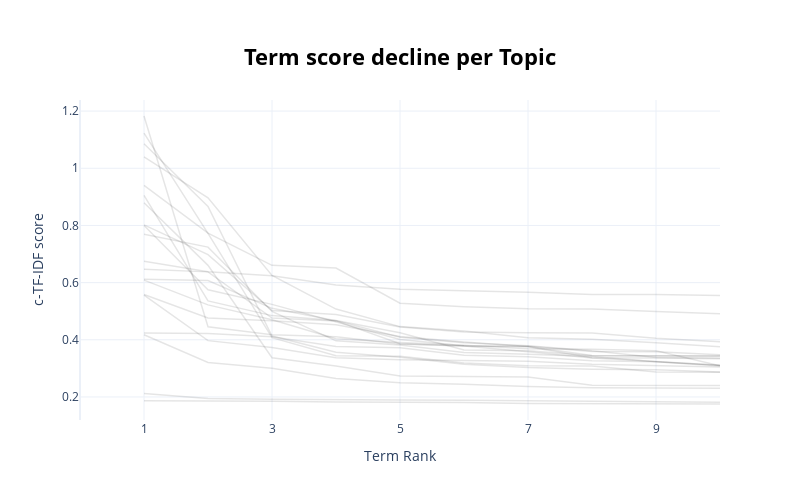

Notebook source saved alongside this figure:
### Code cell
topic_model.visualize_term_rank()

### Figure 1 — Plotly figure (JSON) as saved in the notebook; plotly's stock layout.template omitted (floating-point values rounded to 4 significant figures)
{"data": [{"hovertext": "<b>Topic -1</b>:system_for_an_in_control_method_on", "line": {"color": "black", "width": 1.5}, "mode": "lines+lines", "name": "", "opacity": 0.1, "type": "scatter", "x": [1, 2, 3, 4, 5, 6, 7, 8, 9, 10], "y": [0.1871, 0.1865, 0.185, 0.182, 0.1819, 0.181, 0.1769, 0.1763, 0.1762, 0.1753]}, {"hovertext": "<b>Topic 0</b>:cleaning_body_robot_welding_is_arra", "line": {"color": "black", "width": 1.5}, "mode": "lines+lines", "name": "", "opacity": 0.1, "type": "scatter", "x": [1, 2, 3, 4, 5, 6, 7, 8, 9, 10], "y": [0.2124, 0.1947, 0.1915, 0.1893, 0.1889, 0.1883, 0.1869, 0.1848, 0.1817, 0.1815]}, {"hovertext": "<b>Topic 1</b>:surgical_instrument_robotic_effecto", "line": {"color": "black", "width": 1.5}, "mode": "lines+lines", "name": "", "opacity": 0.1, "type": "scatter", "x": [1, 2, 3, 4, 5, 6, 7, 8, 9, 10], "y": [0.4175, 0.3206, 0.3005, 0.2643, 0.2494, 0.2445, 0.237, 0.2325, 0.2317, 0.2304]}, {"hovertext": "<b>Topic 2</b>:exoskeleton_limb_rehabilitation_joi", "line": {"color": "black", "width": 1.5}, "mode": "lines+lines", "name": "", "opacity": 0.1, "type": "scatter", "x": [1, 2, 3, 4, 5, 6, 7, 8, 9, 10], "y": [0.556, 0.397, 0.3726, 0.3369, 0.3299, 0.3284, 0.325, 0.3148, 0.3107, 0.3045]}, {"hovertext": "<b>Topic 3</b>:substrate_sorting_transfer_chamber_", "line": {"color": "black", "width": 1.5}, "mode": "lines+lines", "name": "", "opacity": 0.1, "type": "scatter", "x": [1, 2, 3, 4, 5, 6, 7, 8, 9, 10], "y": [0.4237, 0.4217, 0.4103, 0.3761, 0.3721, 0.3459, 0.3407, 0.3267, 0.3228, 0.3105]}, {"hovertext": "<b>Topic 4</b>:rpa_voice_automation_dialogue_chat_", "line": {"color": "black", "width": 1.5}, "mode": "lines+lines", "name": "", "opacity": 0.1, "type": "scatter", "x": [1, 2, 3, 4, 5, 6, 7, 8, 9, 10], "y": [0.6086, 0.5222, 0.4704, 0.4035, 0.3902, 0.3808, 0.3683, 0.3673, 0.3614, 0.3093]}, {"hovertext": "<b>Topic 5</b>:aerial_wind_unmanned_flying_turbine", "line": {"color": "black", "width": 1.5}, "mode": "lines+lines", "name": "", "opacity": 0.1, "type": "scatter", "x": [1, 2, 3, 4, 5, 6, 7, 8, 9, 10], "y": [0.5584, 0.4762, 0.4665, 0.4526, 0.4112, 0.3922, 0.3768, 0.3452, 0.344, 0.3438]}, {"hovertext": "<b>Topic 6</b>:food_cooking_kitchen_processor_küch", "line": {"color": "black", "width": 1.5}, "mode": "lines+lines", "name": "", "opacity": 0.1, "type": "scatter", "x": [1, 2, 3, 4, 5, 6, 7, 8, 9, 10], "y": [0.769, 0.7241, 0.499, 0.3962, 0.3816, 0.3559, 0.3494, 0.3413, 0.3235, 0.3082]}, {"hovertext": "<b>Topic 7</b>:cup_glass_suction_fluid_liquid_coff", "line": {"color": "black", "width": 1.5}, "mode": "lines+lines", "name": "", "opacity": 0.1, "type": "scatter", "x": [1, 2, 3, 4, 5, 6, 7, 8, 9, 10], "y": [0.6468, 0.6376, 0.4758, 0.466, 0.3863, 0.3782, 0.3581, 0.3359, 0.3241, 0.3108]}, {"hovertext": "<b>Topic 8</b>:agv_gait_biped_carrying_phase_troll", "line": {"color": "black", "width": 1.5}, "mode": "lines+lines", "name": "", "opacity": 0.1, "type": "scatter", "x": [1, 2, 3, 4, 5, 6, 7, 8, 9, 10], "y": [0.8792, 0.6604, 0.3372, 0.308, 0.2729, 0.2723, 0.2701, 0.2413, 0.2404, 0.2399]}, {"hovertext": "<b>Topic 9</b>:catheter_interventional_guidewire_g", "line": {"color": "black", "width": 1.5}, "mode": "lines+lines", "name": "", "opacity": 0.1, "type": "scatter", "x": [1, 2, 3, 4, 5, 6, 7, 8, 9, 10], "y": [1.183, 0.4454, 0.4176, 0.4104, 0.3855, 0.3779, 0.3772, 0.3593, 0.3582, 0.348]}, {"hovertext": "<b>Topic 10</b>:printing_print_printer_ink_head_di", "line": {"color": "black", "width": 1.5}, "mode": "lines+lines", "name": "", "opacity": 0.1, "type": "scatter", "x": [1, 2, 3, 4, 5, 6, 7, 8, 9, 10], "y": [0.9055, 0.5358, 0.4845, 0.467, 0.4242, 0.3646, 0.3615, 0.3443, 0.3436, 0.3424]}, {"hovertext": "<b>Topic 11</b>:brake_braking_band_electromagnetic", "line": {"color": "black", "width": 1.5}, "mode": "lines+lines", "name": "", "opacity": 0.1, "type": "scatter", "x": [1, 2, 3, 4, 5, 6, 7, 8, 9, 10], "y": [1.123, 0.7722, 0.4076, 0.3445, 0.3428, 0.3184, 0.3094, 0.3079, 0.287, 0.2861]}, {"hovertext": "<b>Topic 12</b>:tactile_sensor_layer_sensing_force", "line": {"color": "black", "width": 1.5}, "mode": "lines+lines", "name": "", "opacity": 0.1, "type": "scatter", "x": [1, 2, 3, 4, 5, 6, 7, 8, 9, 10], "y": [0.6117, 0.6072, 0.51, 0.4669, 0.4087, 0.3899, 0.379, 0.3619, 0.3377, 0.3359]}, {"hovertext": "<b>Topic 13</b>:fruit_picking_fruits_vegetable_vin", "line": {"color": "black", "width": 1.5}, "mode": "lines+lines", "name": "", "opacity": 0.1, "type": "scatter", "x": [1, 2, 3, 4, 5, 6, 7, 8, 9, 10], "y": [1.04, 0.8968, 0.625, 0.5074, 0.4461, 0.431, 0.407, 0.4015, 0.3892, 0.3752]}, {"hovertext": "<b>Topic 14</b>:neural_network_training_neuronalen", "line": {"color": "black", "width": 1.5}, "mode": "lines+lines", "name": "", "opacity": 0.1, "type": "scatter", "x": [1, 2, 3, 4, 5, 6, 7, 8, 9, 10], "y": [0.8021, 0.6976, 0.502, 0.4881, 0.4444, 0.4271, 0.4246, 0.4235, 0.4054, 0.3928]}, {"hovertext": "<b>Topic 15</b>:gear_planetary_wave_harmonic_gener", "line": {"color": "black", "width": 1.5}, "mode": "lines+lines", "name": "", "opacity": 0.1, "type": "scatter", "x": [1, 2, 3, 4, 5, 6, 7, 8, 9, 10], "y": [0.94, 0.7732, 0.6604, 0.6512, 0.5278, 0.5157, 0.5084, 0.5076, 0.4985, 0.4907]}, {"hovertext": "<b>Topic 16</b>:snakelike_snake_shaped_section_bio", "line": {"color": "black", "width": 1.5}, "mode": "lines+lines", "name": "", "opacity": 0.1, "type": "scatter", "x": [1, 2, 3, 4, 5, 6, 7, 8, 9, 10], "y": [1.086, 0.8663, 0.413, 0.3561, 0.3393, 0.3144, 0.3028, 0.297, 0.2954, 0.2875]}, {"hovertext": "<b>Topic 17</b>:der_einer_werkstückträgervorrichtu", "line": {"color": "black", "width": 1.5}, "mode": "lines+lines", "name": "", "opacity": 0.1, "type": "scatter", "x": [1, 2, 3, 4, 5, 6, 7, 8, 9, 10], "y": [0.6748, 0.638, 0.6236, 0.592, 0.5764, 0.5716, 0.5661, 0.5585, 0.5584, 0.555]}, {"hovertext": "<b>Topic 18</b>:vehicle_passenger_autonomous_reali", "line": {"color": "black", "width": 1.5}, "mode": "lines+lines", "name": "", "opacity": 0.1, "type": "scatter", "x": [1, 2, 3, 4, 5, 6, 7, 8, 9, 10], "y": [0.7999, 0.5749, 0.5238, 0.4613, 0.4011, 0.3789, 0.3758, 0.3372, 0.3367, 0.3335]}], "layout": {"height": 500, "hoverlabel": {"bgcolor": "white", "font": {"family": "Rockwell", "size": 16}}, "showlegend": false, "title": {"font": {"color": "Black", "size": 22}, "text": "<b>Term score decline per Topic</b>", "x": 0.5, "xanchor": "center", "y": 0.9, "yanchor": "top"}, "width": 800, "xaxis": {"dtick": 2, "range": [0, 10], "tick0": 1, "title": {"text": "Term Rank"}}, "yaxis": {"title": {"text": "c-TF-IDF score"}}}}
